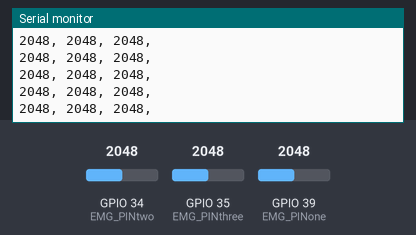
Bench run of a sketch on a simulated ESP32. Parts: the last lines printed to the serial monitor. The inputs (shaded band) are chosen by the test bench; at power-on: GPIO 34 (EMG_PINtwo) = 2048, GPIO 35 (EMG_PINthree) = 2048, GPIO 39 (EMG_PINone) = 2048.

Above: at 1.2 s.
1.3 s: GPIO 34 (EMG_PINtwo) set to 2866
At 1.33 s:
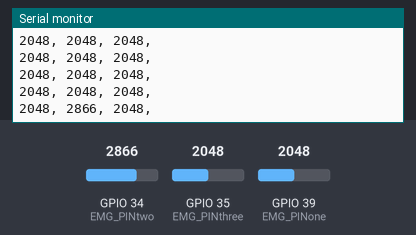
2.8 s: GPIO 35 (EMG_PINthree) set to 2866
At 2.84 s:
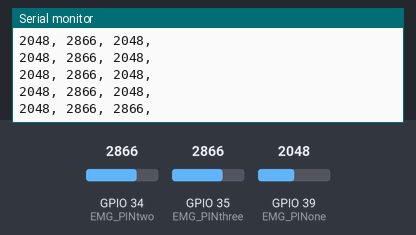
4.3 s: GPIO 39 (EMG_PINone) set to 2866
At 4.31 s:
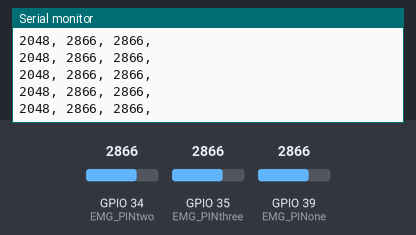
5.8 s: GPIO 34 (EMG_PINtwo) set to 3603
At 5.82 s:
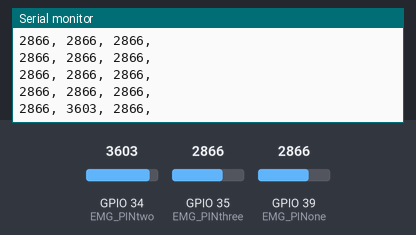
7.3 s: GPIO 35 (EMG_PINthree) set to 3603
At 7.33 s:
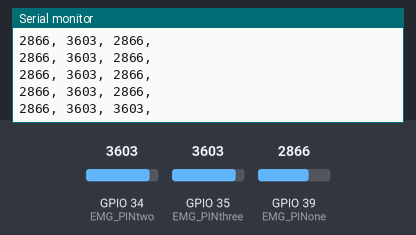
8.8 s: GPIO 39 (EMG_PINone) set to 3603
At 8.8 s:
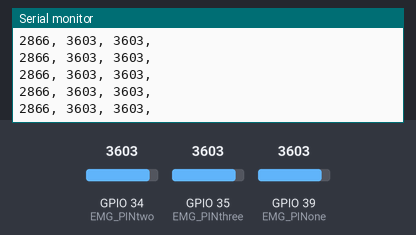
Timing chart, 0 to 11.3 s (numbered marks = the images above; inputs shaded):
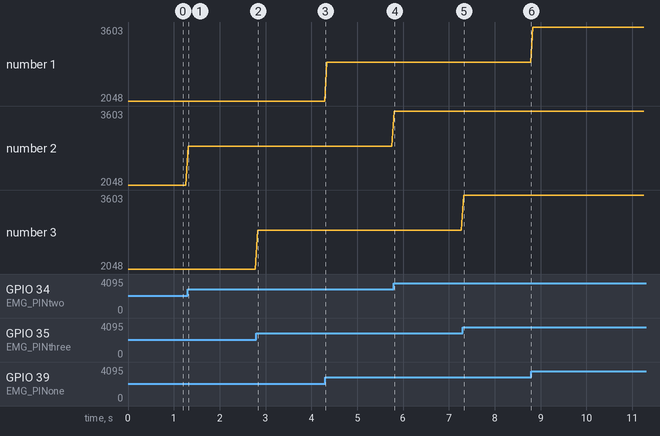

The sketch:

2_1_threeEMGsensor_sketch.ino
```cpp
#define EMG_PINone 39
#define EMG_PINtwo 34
#define EMG_PINthree 35

void setup() {
  Serial.begin(115200);
}

void loop() {
  // Read raw analog value (12-bit ADC: 0-4095)
  Serial.print(analogRead(EMG_PINone));
  Serial.print(", ");

  Serial.print(analogRead(EMG_PINtwo));
  Serial.print(", ");

  Serial.print(analogRead(EMG_PINthree));
  Serial.print(", ");

  // Temporary, for use with Serial Plotter
  Serial.println();

  delay(50);
}
```

Measured:
- after the input at 1.3 s, the serial monitor: prints a new line at once (image 1)
- after the input at 2.8 s, the serial monitor: prints a new line at once (image 2)
- after the input at 5.8 s, the serial monitor: prints a new line at once (image 4)
- after the input at 7.3 s, the serial monitor: prints a new line at once (image 5)
- plotted number 2: 2048 → 2866 after the input at 1.3 s, 2866 → 3603 after the input at 5.8 s
